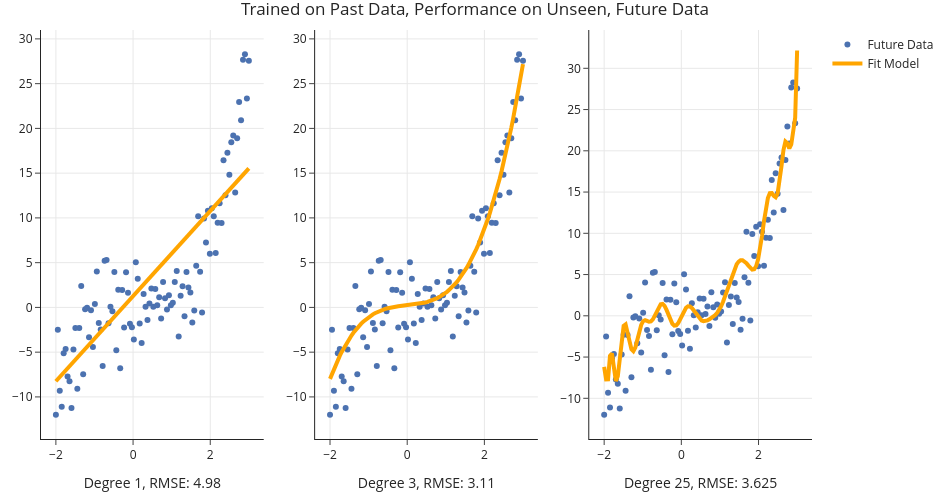

The code cell stored with this chart in its notebook:
### Markdown cell above
## Future, Unseen Data

- Now imagine we get access to a new, unseen data and use our already-trained models to make predictions.
- How well do they do?

### Code cell
fig = util.train_and_plot(train_sample=past_data, test_sample=future_data, degs=[1, 3, 25], data_name='Future Data')
fig.update_layout(title='Trained on Past Data, Performance on Unseen, Future Data')
